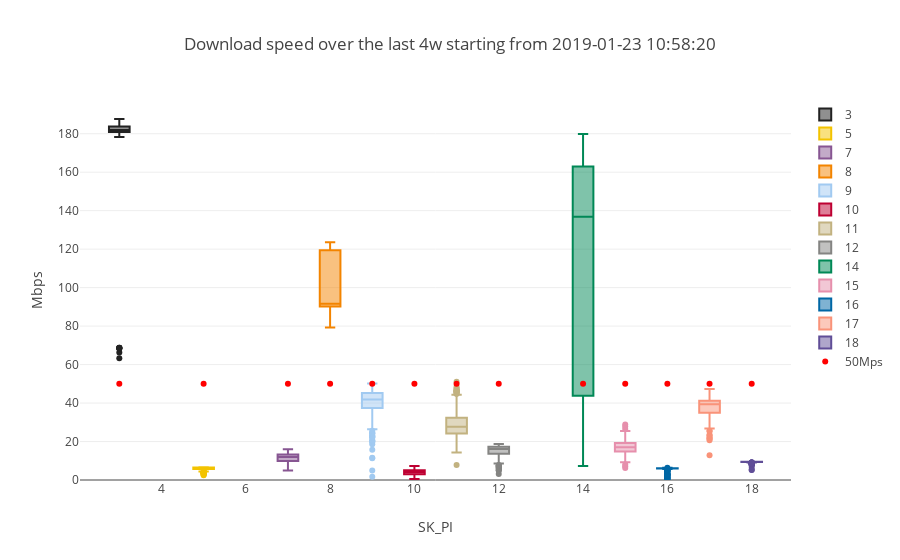

Here is the notebook cell this chart was saved with:
### Code cell
simple_boxplot(dataframe=download_df,plot_value='DOWNLOAD',sort_value='SK_PI',
               title=t, 
               ytitle="Mbps",downloadline=True)

### Figure 1 — Plotly figure (JSON) as saved in the notebook; plotly's stock layout.template omitted (floating-point values rounded to 4 significant figures; data arrays with more than 128 entries replaced by an {"elided": "..."} marker saying what was removed)
{"data": [{"marker": {"color": "222222"}, "name": 3, "type": "box", "y": {"elided": "171 float values"}}, {"marker": {"color": "F3C300"}, "name": 5, "type": "box", "y": {"elided": "172 float values"}}, {"marker": {"color": "875692"}, "name": 7, "type": "box", "y": {"elided": "172 float values"}}, {"marker": {"color": "F38400"}, "name": 8, "type": "box", "y": [90.66, 92.28, 118.7, 89.4, 91.71, 85.63, 79.27, 121.1, 90.03, 123.2, 91.21, 87.65, 91.4, 123.2, 90.29, 91.27, 90.78, 118.7, 120.5, 90.07, 92.06, 123.6, 120.2, 117.4]}, {"marker": {"color": "A1CAF1"}, "name": 9, "type": "box", "y": {"elided": "172 float values"}}, {"marker": {"color": "BE0032"}, "name": 10, "type": "box", "y": {"elided": "155 float values"}}, {"marker": {"color": "C2B280"}, "name": 11, "type": "box", "y": {"elided": "172 float values"}}, {"marker": {"color": "848482"}, "name": 12, "type": "box", "y": {"elided": "172 float values"}}, {"marker": {"color": "008856"}, "name": 14, "type": "box", "y": {"elided": "171 float values"}}, {"marker": {"color": "E68FAC"}, "name": 15, "type": "box", "y": {"elided": "172 float values"}}, {"marker": {"color": "0067A5"}, "name": 16, "type": "box", "y": {"elided": "161 float values"}}, {"marker": {"color": "F99379"}, "name": 17, "type": "box", "y": {"elided": "170 float values"}}, {"marker": {"color": "604E97"}, "name": 18, "type": "box", "y": {"elided": "168 float values"}}, {"marker": {"color": "red"}, "mode": "markers", "name": "50Mps", "type": "scatter", "x": [3, 5, 7, 8, 9, 10, 11, 12, 14, 15, 16, 17, 18], "y": [50, 50, 50, 50, 50, 50, 50, 50, 50, 50, 50, 50, 50]}], "layout": {"title": "Download speed over the last 4w starting from 2019-01-23 10:58:20", "xaxis": {"title": "SK_PI"}, "yaxis": {"rangemode": "tozero", "title": "Mbps"}}}
